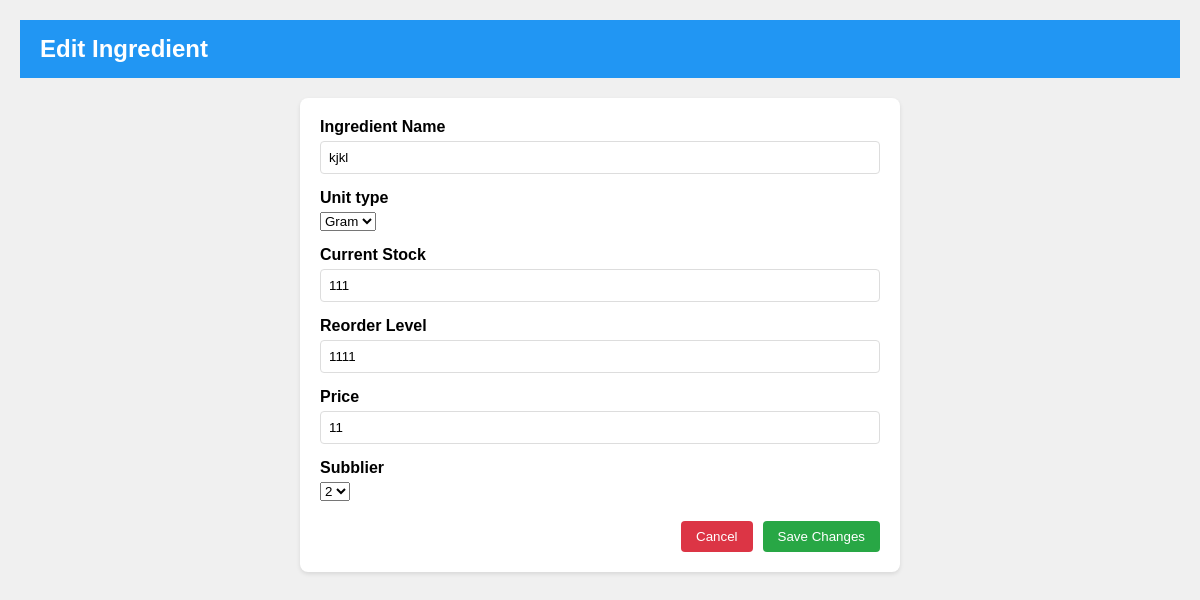
Page /edit_ingredient.php?id=4 (signed in) on the committed database.
### tables this page shows
CREATE TABLE `ingredients` (
  `id` int(11) NOT NULL,
  `name` varchar(30) DEFAULT NULL,
  `unit` enum('gram','piece') NOT NULL,
  `current_stock` int(11) NOT NULL,
  `reorder_level` int(11) NOT NULL,
  `price` int(11) NOT NULL,
  `supplier_id` int(11) NOT NULL
);

### src/edit_ingredient.php (the view, shortened to what this page needs)
<?php
$HOSTNAME='localhost';
$USERNAME='root';
$PASSWORD='';
$DATABASE='top fruit';
$con=mysqli_connect($HOSTNAME,$USERNAME,$PASSWORD,$DATABASE);
$id = isset($_GET['id']) ? $_GET['id'] : null;
$sql = "SELECT * FROM ingredients WHERE id = ?";
$stmt = mysqli_prepare($con, $sql);
mysqli_stmt_bind_param($stmt, "i", $id);
mysqli_stmt_execute($stmt);
$result = mysqli_stmt_get_result($stmt);
$ingredient = mysqli_fetch_assoc($result);
?>
<!DOCTYPE html>
<html lang="en">
<head>
    <link rel="stylesheet" href="admin_styles.css">
</head>
<body>
    <div class="admin-header">
        <h1 class="admin-title">Edit Ingredient</h1>
    </div>
    <div class="form-container">
        <form method="POST" enctype="multipart/form-data">
            <div class="form-group">
                <label for="name">Ingredient Name</label>
                <input type="text" id="name" name="name" value="<?php echo htmlspecialchars($ingredient['name']); ?>" required>
            </div>
            <div class="form-group">
                <label for="unit_type">Unit type</label>
                <select id="unit_type" name="unit" value="<?php echo $ingredient['name'];?>" required>
                    <option value="gram">Gram</option>
                </select>
            </div>
            <div class="form-group">
                <label for="current_stock">Current Stock</label>
                <input type="number" id="current_stock" name="current_stock" step="1" value="<?php echo htmlspecialchars($ingredient['current_stock']); ?>" required>
            </div>
            <div class="form-group">
                <label for="reorder_level">Reorder Level</label>
                <input type="number" id="reorder_level" name="reorder_level" step="1" value="<?php echo htmlspecialchars($ingredient['reorder_level']); ?>" required>
            </div>
            <div class="form-group">
                <label for="price">Price</label>
                <input type="number" id="price" name="price" step="0.5" value="<?php echo htmlspecialchars($ingredient['price']); ?>" required>
            </div>
            <div class="form-group">
                <label for="supplier">Subblier</label>
                <select id="supplier" name="supplier_id" required>
                    <?php
                        $sql = "SELECT id , name FROM suppliers ORDER BY name";
                        $result = mysqli_query($con, $sql);
                        if(mysqli_num_rows($result)>0){
                            while($row = mysqli_fetch_assoc($result)){
                                echo '<option value"'.$row['id'].'">'.$row['id'].'</option>';
                            }
                        }
                    ?>
                </select>
            </div>
            <div class="form-buttons">
                <button type="button" class="cancel-btn" onclick="location.href='ingredients.php'">Cancel</button>
                <button type="submit" class="save-btn">Save Changes</button>
            </div>
        </form>
    </div>
</body>
</html>

### src/admin_styles.css (style rules this page uses)
* { margin: 0; padding: 0; box-sizing: border-box; }
body { font-family: Arial, sans-serif; background-color: #f0f0f0; padding: 20px; margin: 0; }
.admin-header { background-color: #2196F3; color: white; padding: 15px 20px; display: flex; justify-content: space-between; align-items: center; margin-bottom: 20px; }
.admin-title { font-size: 24px; }
.form-container { max-width: 600px; margin: 0 auto; background: white; padding: 20px; border-radius: 8px; box-shadow: 0 2px 4px rgba(0,0,0,0.1); }
.form-group { margin-bottom: 15px; }
.form-group label { display: block; margin-bottom: 5px; font-weight: bold; }
.form-group input { width: 100%; padding: 8px; border: 1px solid #ddd; border-radius: 4px; }
.form-buttons { display: flex; justify-content: flex-end; gap: 10px; margin-top: 20px; }
.cancel-btn { background-color: #dc3545; color: white; border: none; padding: 8px 15px; border-radius: 4px; cursor: pointer; }
.save-btn { background-color: #28a745; color: white; border: none; padding: 8px 15px; border-radius: 4px; cursor: pointer; }

### rows in the picture
ingredients: name "kjkl", unit "Gram", current_stock "111", reorder_level "1111", price "11"

### other values in the picture
form field supplier_id "2"
